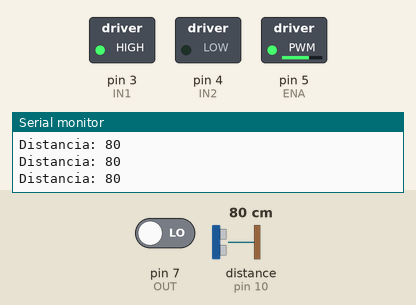
Bench run of a sketch on a simulated Arduino Uno, built with avr-gcc and run on an emulated ATmega328P. Parts: switched loads named in the sketch (green lamp = pin HIGH), the last lines printed to the serial monitor. Wiring (inferred from the names in the program): ultrasonic range finder: trigger pin 9; echo pin 10. The inputs (shaded band) are chosen by the test bench; at power-on: distance to the obstacle (sensor on pin 10) 80 cm, pin 7 (OUT) LOW. The echo pulse lasts 58.3 µs per cm; pins used as bus, display or sensor lines are not drawn.

Above: at 1.2 s.
1.3 s: distance to the obstacle (sensor on pin 10) set to 24 cm
2.8 s: distance to the obstacle (sensor on pin 10) set to 19 cm
At 3.9 s:
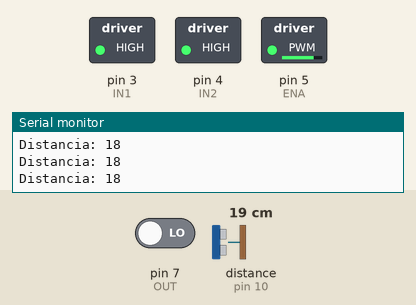
4.3 s: distance to the obstacle (sensor on pin 10) set to 14 cm
At 4.9 s:
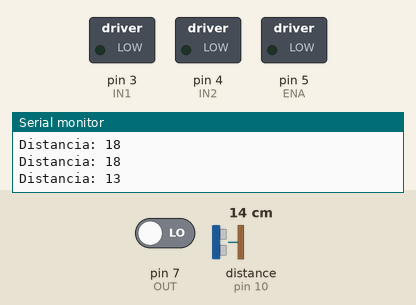
5.8 s: distance to the obstacle (sensor on pin 10) set to 18 cm
At 7.8 s:
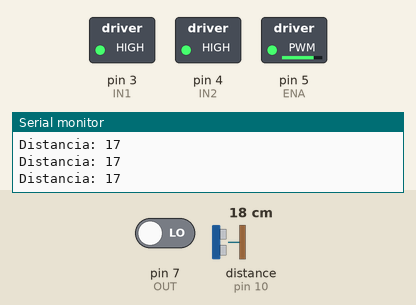
8.1 s: distance to the obstacle (sensor on pin 10) set to 2 cm
At 8.8 s:
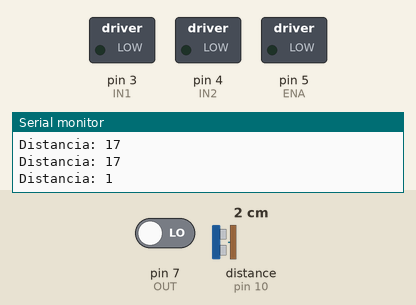
Timing chart, 0 to 10.6 s (numbered marks = the images above; inputs shaded):
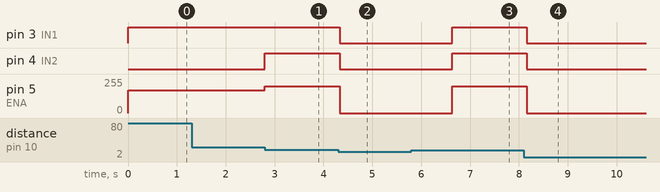

The sketch:

sketch_jul26a_otro_intento.ino
```cpp
// Definir pines para el sensor ultrasónico
#define TRIG_PIN  9
#define ECHO_PIN  10

// Definir pines para el puente H
#define ENA 5
#define IN1 3
#define IN2 4

// Definir distancia para detener el motor
#define DISTANCIA_DETECCION 15
#define DISTANCIA_FRENADO 20

// Definir pines para el sensor de color TCS3200
#define S0 11
#define S1 12
#define S2 13
#define S3 8
#define OUT 7

void setup() {
  pinMode(ENA, OUTPUT);
  pinMode(IN1, OUTPUT);
  pinMode(IN2, OUTPUT);
  pinMode(TRIG_PIN, OUTPUT);
  pinMode(ECHO_PIN, INPUT);
  pinMode(S0, OUTPUT);
  pinMode(S1, OUTPUT);
  pinMode(S2, OUTPUT);
  pinMode(S3, OUTPUT);
  pinMode(OUT, INPUT);

  Serial.begin(9600);

  // Configurar el sensor TCS3200 para detectar colores
  digitalWrite(S0, HIGH);
  digitalWrite(S1, LOW);
}

void loop() {
  unsigned int distancia = obtenerDistancia();
  Serial.print("Distancia: ");
  Serial.println(distancia);

  if (distancia <= DISTANCIA_DETECCION) {
    detenerMotor();
    String color = detectarColor();
    Serial.print("Color detectado: ");
    Serial.println(color);

    if (color == "Verde") {
      retrocederMotor(1500); // Retrocede 1.5 segundos si el objeto es verde
    } else if (color == "Rojo") {
      retrocederMotor(5000); // Retrocede 3 segundos si el objeto es rojo
      delay(3000); // Pausa antes de avanzar de nuevo
      avanzarMotor(); // Avanza de nuevo
    }
  } else if (distancia <= DISTANCIA_FRENADO) {
    frenarMotor();
  } else {
    avanzarMotor();
  }

  delay(100); // Pequeña pausa para no saturar el sensor
}

// Función para avanzar el motor
void avanzarMotor() {
  digitalWrite(IN1, HIGH);
  digitalWrite(IN2, LOW);
  analogWrite(ENA, 170);
}

// Función para retroceder el motor
void retrocederMotor(int duracion) {
  digitalWrite(IN1, LOW);
  digitalWrite(IN2, HIGH);
  analogWrite(ENA, 130);
  delay(duracion);
  detenerMotor();
}

// Función para frenar el motor
void frenarMotor() {
  digitalWrite(IN1, HIGH);
  digitalWrite(IN2, HIGH);
  analogWrite(ENA, 200);
}

// Función para detener el motor
void detenerMotor() {
  digitalWrite(IN1, LOW);
  digitalWrite(IN2, LOW);
  analogWrite(ENA, 0);
}

// Función para obtener la distancia usando el sensor ultrasónico
unsigned int obtenerDistancia() {
  digitalWrite(TRIG_PIN, LOW);
  delayMicroseconds(2);
  digitalWrite(TRIG_PIN, HIGH);
  delayMicroseconds(10);
  digitalWrite(TRIG_PIN, LOW);

  unsigned long duracion = pulseIn(ECHO_PIN, HIGH);
  unsigned int distancia = duracion / 58;

  return distancia;
}

// Función para detectar el color usando el sensor TCS3200
String detectarColor() {
  int frecuenciaRojo = leerColor(LOW, LOW);
  int frecuenciaVerde = leerColor(HIGH, HIGH);

  if (frecuenciaVerde < frecuenciaRojo) {
    return "Verde";
  } else if (frecuenciaRojo < frecuenciaVerde) {
    return "Rojo";
  } else {
    return "Desconocido";
  }
}

// Función para leer la frecuencia de color del sensor TCS3200
int leerColor(bool estadoS2, bool estadoS3) {
  digitalWrite(S2, estadoS2);
  digitalWrite(S3, estadoS3);
  delay(100);

  int frecuencia = pulseIn(OUT, LOW);

  return frecuencia;
}
```

Measured:
- the behaviour switches between 22 and 21 cm on distance to the obstacle (sensor on pin 10) (found by bisection; images 0 and 1)
- the behaviour switches between 17 and 16 cm on distance to the obstacle (sensor on pin 10) (found by bisection; images 1 and 2)
- after the input at 2.8 s, pin 4 (IN2): LOW → HIGH at once; pin 5 (ENA): 170/255 → 200/255 at once
- after the input at 4.3 s, pin 3 (IN1), pin 4 (IN2): HIGH → LOW at once; pin 5 (ENA): 200/255 → 0/255 at once
- after the input at 5.8 s, pin 3 (IN1), pin 4 (IN2): LOW → HIGH after 0.83 s; pin 5 (ENA): 0/255 → 200/255 after 0.83 s
- after the input at 8.1 s, pin 3 (IN1), pin 4 (IN2): HIGH → LOW after 0.06 s; pin 5 (ENA): 200/255 → 0/255 after 0.06 s
